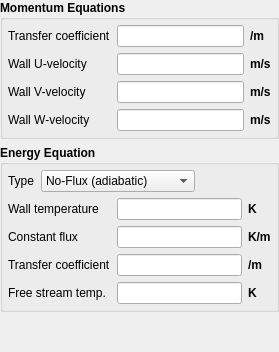
              <widget class="QWidget" name="page_fluid_wall">
               <layout class="QVBoxLayout" name="verticalLayout_2">
                <property name="leftMargin">
                 <number>0</number>
                </property>
                <property name="topMargin">
                 <number>0</number>
                </property>
                <property name="rightMargin">
                 <number>0</number>
                </property>
                <property name="bottomMargin">
                 <number>0</number>
                </property>
                <item>
                 <widget class="QGroupBox" name="groupbox_fluid_momentum_eq">
                  <property name="font">
                   <font>
                    <weight>75</weight>
                    <bold>true</bold>
                   </font>
                  </property>
                  <property name="title">
                   <string extracomment="Hi Mom">Momentum Equations</string>
                  </property>
                  <property name="flat">
                   <bool>true</bool>
                  </property>
                  <layout class="QGridLayout" name="gridLayout_4">
                   <property name="leftMargin">
                    <number>5</number>
                   </property>
                   <property name="topMargin">
                    <number>5</number>
                   </property>
                   <property name="rightMargin">
                    <number>5</number>
                   </property>
                   <property name="bottomMargin">
                    <number>5</number>
                   </property>
                   <item row="0" column="0">
                    <widget class="QLabel" name="label_bc_hw_g">
                     <property name="font">
                      <font>
                       <weight>50</weight>
                       <bold>false</bold>
                      </font>
                     </property>
                     <property name="text">
                      <string>Transfer coefficient</string>
                     </property>
                    </widget>
                   </item>
                   <item row="0" column="1">
                    <widget class="LineEdit" name="lineedit_keyword_bc_hw_g_args_BC"/>
                   </item>
                   <item row="0" column="2">
                    <widget class="QLabel" name="label_bc_hw_g_units">
                     <property name="text">
                      <string>/m</string>
                     </property>
                    </widget>
                   </item>
                   <item row="1" column="0">
                    <widget class="QLabel" name="label_bc_uw_g">
                     <property name="font">
                      <font>
                       <weight>50</weight>
                       <bold>false</bold>
                      </font>
                     </property>
                     <property name="text">
                      <string>Wall U-velocity</string>
                     </property>
                    </widget>
                   </item>
                   <item row="1" column="1">
                    <widget class="LineEdit" name="lineedit_keyword_bc_uw_g_args_BC"/>
                   </item>
                   <item row="1" column="2">
                    <widget class="QLabel" name="label_bc_uw_g_units">
                     <property name="text">
                      <string>m/s</string>
                     </property>
                    </widget>
                   </item>
                   <item row="2" column="0">
                    <widget class="QLabel" name="label_bc_vw_g">
                     <property name="font">
                      <font>
                       <weight>50</weight>
                       <bold>false</bold>
                      </font>
                     </property>
                     <property name="text">
                      <string>Wall V-velocity</string>
                     </property>
                    </widget>
                   </item>
                   <item row="2" column="1">
                    <widget class="LineEdit" name="lineedit_keyword_bc_vw_g_args_BC"/>
                   </item>
                   <item row="3" column="1">
                    <widget class="LineEdit" name="lineedit_keyword_bc_ww_g_args_BC"/>
                   </item>
                   <item row="2" column="2">
                    <widget class="QLabel" name="label_bc_vw_g_units">
                     <property name="text">
                      <string>m/s</string>
                     </property>
                    </widget>
                   </item>
                   <item row="3" column="0">
                    <widget class="QLabel" name="label_bc_ww_g">
                     <property name="font">
                      <font>
                       <weight>50</weight>
                       <bold>false</bold>
                      </font>
                     </property>
                     <property name="text">
                      <string>Wall W-velocity</string>
                     </property>
                    </widget>
                   </item>
                   <item row="3" column="2">
                    <widget class="QLabel" name="label_bc_ww_g_units">
                     <property name="text">
                      <string>m/s</string>
                     </property>
                    </widget>
                   </item>
                  </layout>
                 </widget>
                </item>
                <item>
                 <widget class="QGroupBox" name="groupbox_fluid_energy_eq">
                  <property name="font">
                   <font>
                    <weight>75</weight>
                    <bold>true</bold>
                   </font>
                  </property>
                  <property name="title">
                   <string>Energy Equation</string>
                  </property>
                  <property name="flat">
                   <bool>true</bool>
                  </property>
                  <layout class="QGridLayout" name="gridLayout_5">
                   <property name="leftMargin">
                    <number>5</number>
                   </property>
                   <property name="topMargin">
                    <number>5</number>
                   </property>
                   <property name="rightMargin">
                    <number>5</number>
                   </property>
                   <property name="bottomMargin">
                    <number>5</number>
                   </property>
                   <item row="1" column="1">
                    <widget class="LineEdit" name="lineedit_keyword_bc_tw_g_args_BC"/>
                   </item>
                   <item row="1" column="0">
                    <widget class="QLabel" name="label_bc_tw_g">
                     <property name="font">
                      <font>
                       <weight>50</weight>
                       <bold>false</bold>
                      </font>
                     </property>
                     <property name="text">
                      <string>Wall temperature</string>
                     </property>
                    </widget>
                   </item>
                   <item row="1" column="2">
                    <widget class="QLabel" name="label_bc_tw_g_units">
                     <property name="text">
                      <string>K</string>
                     </property>
                    </widget>
                   </item>
                   <item row="2" column="0">
                    <widget class="QLabel" name="label_bc_c_t_g">
                     <property name="font">
                      <font>
                       <weight>50</weight>
                       <bold>false</bold>
                      </font>
                     </property>
                     <property name="text">
                      <string>Constant flux</string>
                     </property>
                    </widget>
                   </item>
                   <item row="2" column="1">
                    <widget class="LineEdit" name="lineedit_keyword_bc_c_t_g_args_BC"/>
                   </item>
                   <item row="2" column="2">
                    <widget class="QLabel" name="label_bc_c_t_g_units">
                     <property name="text">
                      <string>K/m</string>
                     </property>
                    </widget>
                   </item>
                   <item row="3" column="0">
                    <widget class="QLabel" name="label_bc_hw_t_g">
                     <property name="font">
                      <font>
                       <weight>50</weight>
                       <bold>false</bold>
                      </font>
                     </property>
                     <property name="text">
                      <string>Transfer coefficient</string>
                     </property>
                    </widget>
                   </item>
                   <item row="3" column="1">
                    <widget class="LineEdit" name="lineedit_keyword_bc_hw_t_g_args_BC"/>
                   </item>
                   <item row="3" column="2">
                    <widget class="QLabel" name="label_bc_hw_t_g_units">
                     <property name="text">
                      <string>/m</string>
                     </property>
                    </widget>
                   </item>
                   <item row="4" column="0">
                    <widget class="QLabel" name="label_bc_tw_g_2">
                     <property name="font">
                      <font>
                       <weight>50</weight>
                       <bold>false</bold>
                      </font>
                     </property>
                     <property name="toolTip">
                      <string>Free stream temperature</string>
                     </property>
                     <property name="text">
                      <string>Free stream temp.</string>
                     </property>
                    </widget>
                   </item>
                   <item row="4" column="1">
                    <widget class="LineEdit" name="lineedit_keyword_bc_tw_g_2_args_BC"/>
                   </item>
                   <item row="4" column="2">
                    <widget class="QLabel" name="label_bc_tw_g_2_units">
                     <property name="text">
                      <string>K</string>
                     </property>
                    </widget>
                   </item>
                   <item row="0" column="0" colspan="3">
                    <layout class="QHBoxLayout" name="horizontalLayout_3">
                     <item>
                      <widget class="QLabel" name="label_fluid_energy_eq_type">
                       <property name="font">
                        <font>
                         <weight>50</weight>
                         <bold>false</bold>
                        </font>
                       </property>
                       <property name="text">
                        <string>Type</string>
                       </property>
                      </widget>
                     </item>
                     <item>
                      <widget class="ComboBox" name="combobox_fluid_energy_eq_type">
                       <property name="font">
                        <font>
                         <weight>50</weight>
                         <bold>false</bold>
                        </font>
                       </property>
                       <property name="frame">
                        <bool>true</bool>
                       </property>
                       <item>
                        <property name="text">
                         <string>No-Flux (adiabatic)</string>
                        </property>
                       </item>
                       <item>
                        <property name="text">
                         <string>Specified Temperature</string>
                        </property>
                       </item>
                       <item>
                        <property name="text">
                         <string>Specified Flux</string>
                        </property>
                       </item>
                       <item>
                        <property name="text">
                         <string>Convective Flux</string>
                        </property>
                       </item>
                      </widget>
                     </item>
                     <item>
                      <spacer name="horizontalSpacer_3">
                       <property name="orientation">
                        <enum>Qt::Horizontal</enum>
                       </property>
                       <property name="sizeHint" stdset="0">
                        <size>
                         <width>40</width>
                         <height>20</height>
                        </size>
                       </property>
                      </spacer>
                     </item>
                    </layout>
                   </item>
                  </layout>
                 </widget>
                </item>
                <item>
                 <spacer name="verticalSpacer_1">
                  <property name="orientation">
                   <enum>Qt::Vertical</enum>
                  </property>
                  <property name="sizeHint" stdset="0">
                   <size>
                    <width>20</width>
                    <height>40</height>
                   </size>
                  </property>
                 </spacer>
                </item>
               </layout>
              </widget>
